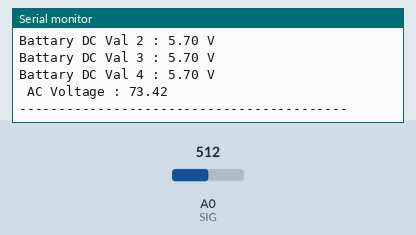
This sketch was run on a simulated Arduino Uno, built with avr-gcc and run on an emulated ATmega328P. Parts: the last lines printed to the serial monitor. The inputs (shaded band) are chosen by the test bench; at power-on: A0 (SIG) = 512. WiFi joins after 1.5 s; servers stay silent unless stated.

Above: at 2.3 s.
2.4 s: A0 (SIG) set to 716
At 2.4 s:
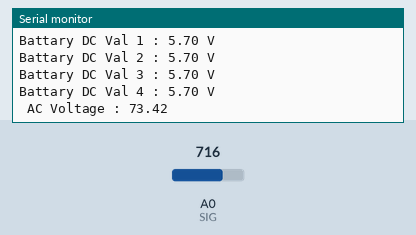
3.9 s: A0 (SIG) set to 900
At 4.54 s:
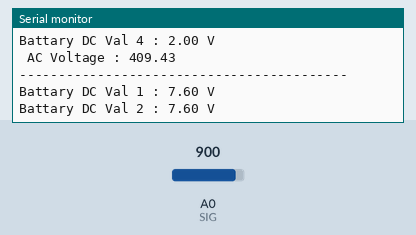
Timing chart, 0 to 6.9 s (numbered marks = the images above; inputs shaded):
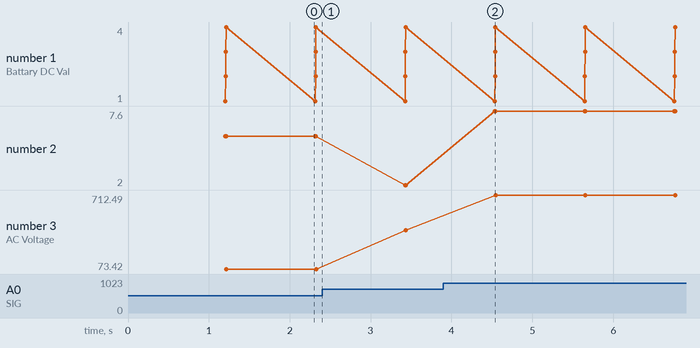

The sketch:

voite_miter.ino
```cpp
/* NT Voltage meter  */
/* C0 = DC1 */
/* C1 = DC2 */
/* C2 = DC3 */
/* C3 = DC4 */
/* C4 = AC = Veff*/

/* Libary */
#include <SPI.h>
#include <Ethernet.h>
#include <PubSubClient.h>
#include <ArduinoJson.h>

/* Define Pin */
#define S0 16
#define S1 5
#define S2 4
#define S3 0
#define SIG A0

/* Val for cal DC  */
int DC_val_1_1; //DC1
float DC_val_1_2;
int DC_val_2_1; //DC2
float DC_val_2_2;
int DC_val_3_1; //DC3
float DC_val_3_2;
int DC_val_4_1; //DC4
float DC_val_4_2;
float DCinputforcal = 3.25;

/* Val for cal AC */
double AC_Sensor_val = 0;
int crosscount = 0;
int climb_flag = 0;
int val[100];
int max_v = 0;
double VmaxD = 0;
double VeffD = 0;
double Veff = 0;

/* Muti analog */
int decimal = 2;
int sensor0;  //DC1
int sensor1;  //DC2
int sensor2;  //DC3
int sensor3;  //DC4
int sensor4;  //AC1

/* MQTT Connect */
const char* mqttServer = "180.180.216.61";
const int mqttPort = 1883;
const char* mqttUser = "juub";
const char* mqttPassword = "t0t12345";
char mqtt_name_id[] = "";
const char* pubTopic = "ntnode/sensors";

/* Ethernet */
byte mac[] = {
  0xDE, 0xFD, 0xBE, 0xEF, 0xFE, 0x2F
};
IPAddress ip(10, 232, 12, 29);
IPAddress subnet(255, 255, 255, 0);
IPAddress gateway(10, 232, 12, 254);
/* Json */
StaticJsonDocument<256> doc;
char buffer[256];

/* Call for use */
EthernetClient Eclient;
PubSubClient mqtt(Eclient);

void setup() {
  /* Serial begin */
  Serial.begin(115200);
  delay(500);

  /* StartUp*/
  startup();

  /* Internet connect */
  Ethernet_connect();

  /* PinMode */
  pinMode(S0, OUTPUT);
  pinMode(S1, OUTPUT);
  pinMode(S2, OUTPUT);
  pinMode(S3, OUTPUT);

  /* MQTT connect */
  //MQTT_connect();

  Serial.println("===========================");
}

void loop() {
  /* DC check */
  float temp1;
  float temp2;
  float temp3;
  float temp4;

  /* MQTT Check Connect
  if (!mqtt.connected()) {
    Serial.println("---Reconnect MQTT ---");
    MQTT_reconnect();
  }
  mqtt.loop();

  /* Read form muti analog */
  // Channel 0 (C0 pin - binary output 0,0,0,0)
  digitalWrite(S0, LOW); digitalWrite(S1, LOW); digitalWrite(S2, LOW); digitalWrite(S3, LOW);
  sensor0 = analogRead(SIG);

  // Channel 1 (C1 pin - binary output 1,0,0,0)
  digitalWrite(S0, HIGH); digitalWrite(S1, LOW); digitalWrite(S2, LOW); digitalWrite(S3, LOW);
  sensor1 = analogRead(SIG);

  // Channel 2 (C2 pin - binary output 0,1,0,0)
  digitalWrite(S0, LOW); digitalWrite(S1, HIGH); digitalWrite(S2, LOW); digitalWrite(S3, LOW);
  sensor2 = analogRead(SIG);

  // Channel 3 (C3 pin - binary output 1,1,0,0)
  digitalWrite(S0, HIGH); digitalWrite(S1, HIGH); digitalWrite(S2, LOW); digitalWrite(S3, LOW);
  sensor3 = analogRead(SIG);

  // Channel 4 (C4 pin - binary output 0,0,1,0)
  digitalWrite(S0, LOW); digitalWrite(S1, LOW); digitalWrite(S2, HIGH); digitalWrite(S3, LOW);
  sensor4 = analogRead(SIG);

  /* Cal DC value */
  temp1 = sensor0 / DCinputforcal;
  DC_val_1_1 = (int)temp1;
  DC_val_1_2 = ((DC_val_1_1 % 100) / 10.0);

  temp2 = sensor1 / DCinputforcal;
  DC_val_2_1 = (int)temp2;
  DC_val_2_2 = ((DC_val_2_1 % 100) / 10.0);

  temp3 = sensor2 / DCinputforcal;
  DC_val_3_1 = (int)temp3;
  DC_val_3_2 = ((DC_val_3_1 % 100) / 10.0);

  temp4 = sensor3 / DCinputforcal;
  DC_val_4_1 = (int)temp4;
  DC_val_4_2 = ((DC_val_4_1 % 100) / 10.0);

  /* Cal AC value */
  for ( int i = 0; i < 100; i++ ) {
    AC_Sensor_val = sensor4;
    if (sensor4 > 511) {
      val[i] = AC_Sensor_val;
    }
    else {
      val[i] = 0;
    }
    delay(1);
  }
  max_v = 0;
  for ( int i = 0; i < 100; i++ )
  {
    if ( val[i] > max_v )
    {
      max_v = val[i];
    }
    val[i] = 0;
  }
  if (max_v != 0) {
    VmaxD = max_v;
    VeffD = VmaxD / sqrt(2);
    Veff = (((VeffD - 420.76) / -90.24) * -210.2) + 210.2;
  }
  else {
    Veff = 0;
  }

  /* Serial print DC Val */
  Serial.print("Battary DC Val 1 : ");
  Serial.print(DC_val_1_2);
  Serial.println(" V ");
  Serial.print("Battary DC Val 2 : ");
  Serial.print(DC_val_2_2);
  Serial.println(" V ");
  Serial.print("Battary DC Val 3 : ");
  Serial.print(DC_val_3_2);
  Serial.println(" V ");
  Serial.print("Battary DC Val 4 : ");
  Serial.print(DC_val_4_2);
  Serial.println(" V ");

  /* Serial print AC value */
  Serial.print(" AC Voltage : ");
  Serial.println(Veff);

  /* Reset Value */
  VmaxD = 0;

  /* json flie */
  doc["deviceid"] = "NT Voltage meter";
  doc["AC_1"] = Veff;
  doc["DC_1"] = DC_val_1_2;
  doc["DC_2"] = DC_val_2_2;
  doc["DC_3"] = DC_val_3_2;
  doc["DC_4"] = DC_val_4_2;

  /* MQTT Send to mqtt*/
  //MQTT_sendata();

  delay(1000);
  Serial.println("------------------------------------------");
}

void Ethernet_connect() {
  Ethernet.init(15);
  Serial.print("Connect to Ethernet : ");
  /*
    if (Ethernet.begin(mac) == 0) {
    Serial.println("Failed to configure Ethernet using DHCP");
    // Check for Ethernet hardware present
    if (Ethernet.hardwareStatus() == EthernetNoHardware) {
      Serial.println("Ethernet shield was not found.  Sorry, can't run without hardware. :(");
    } else if (Ethernet.linkStatus() == LinkOFF) {
      Serial.println("Ethernet cable is not connected.");
    } else if (Ethernet.linkStatus() == LinkON) {
      Serial.println("Ethernet cable is connected.");
    }
    Ethernet.begin(mac, ip);
    // no point in carrying on, so do nothing forevermore:
    while (true) {
      delay(1);
    }
    } else {
    Serial.println("Connect to Ethernet : Done");
    }
  */
  Ethernet.begin(mac, ip, gateway, subnet);
  Serial.println("Connect fix ip internet Done");
  Serial.print("Ethernet IP is: ");
  Serial.println(Ethernet.localIP());
  delay(100);
}

void startup() {
  Serial.println("================================");
  Serial.println("Start NT Voltage meter");
  delay(500);
}

void MQTT_connect() {
  Serial.print("Set mqtt server :");
  mqtt.setServer(mqttServer, mqttPort);
  mqtt.setCallback(MQTT_callback);
  Serial.println(" Done ");
  delay(100);
}

void MQTT_callback(char* topic, byte * payload, unsigned int length) {
  Serial.print("Message arrived [");
  Serial.print(topic);
  Serial.print("] ");
  for (int i = 0; i < length; i++) {
    Serial.print((char)payload[i]);
  }
  Serial.println();
}

void MQTT_reconnect() {
  while (!mqtt.connected()) {
    Serial.print("Attempting MQTT connection...");
    // Attempt to connect
    if (mqtt.connect(mqtt_name_id, mqttUser, mqttPassword)) {
      Serial.println("-> MQTT mqtt connected");
    } else {
      Serial.print("failed, rc=");
      Serial.print(mqtt.state());
      Serial.println("-> try again in 5 seconds");
      // Wait 5 seconds before retrying
      delay(5000);
    }
  }
}

void MQTT_sendata() {
  size_t n = serializeJson(doc, buffer);

  if (mqtt.connect(mqtt_name_id, mqttUser, mqttPassword)) {
    Serial.println("\nConnected MQTT: ");
    if (mqtt.publish(pubTopic, buffer , n) == true) {
      Serial.println("publish success");
    } else {
      Serial.println("publish Fail");
    }
  } else {
    Serial.println("Connect Fail MQTT");
  }
  Serial.println("=============");
  serializeJsonPretty(doc, Serial);
  Serial.println("=============");
}
```

Measured:
- after the input at 3.9 s, the serial monitor: prints a new line after 0.64 s (image 2)
- plotted number 2: 2 → 7.6 after the input at 3.9 s
- plotted number 3: 73.42 → 409.43 after the input at 2.4 s, 409.43 → 712.49 after the input at 3.9 s
